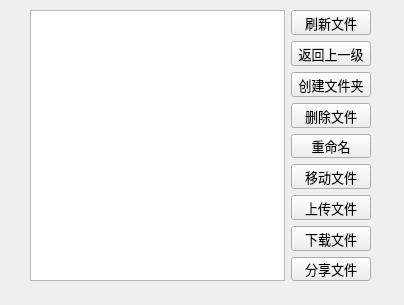
<?xml version="1.0" encoding="UTF-8"?>
<ui version="4.0">
 <class>File</class>
 <widget class="QWidget" name="File">
  <property name="geometry">
   <rect>
    <x>0</x>
    <y>0</y>
    <width>404</width>
    <height>305</height>
   </rect>
  </property>
  <property name="windowTitle">
   <string>Form</string>
  </property>
  <widget class="QWidget" name="">
   <property name="geometry">
    <rect>
     <x>30</x>
     <y>10</y>
     <width>341</width>
     <height>271</height>
    </rect>
   </property>
   <property name="font">
    <font>
     <pointsize>10</pointsize>
    </font>
   </property>
   <layout class="QHBoxLayout" name="horizontalLayout">
    <item>
     <widget class="QListWidget" name="listWidget"/>
    </item>
    <item>
     <layout class="QVBoxLayout" name="verticalLayout">
      <item>
       <widget class="QPushButton" name="flush_PB">
        <property name="font">
         <font>
          <family>Agency FB</family>
          <pointsize>10</pointsize>
         </font>
        </property>
        <property name="text">
         <string>刷新文件</string>
        </property>
       </widget>
      </item>
      <item>
       <widget class="QPushButton" name="return_PB">
        <property name="font">
         <font>
          <family>Agency FB</family>
          <pointsize>10</pointsize>
         </font>
        </property>
        <property name="text">
         <string>返回上一级</string>
        </property>
       </widget>
      </item>
      <item>
       <widget class="QPushButton" name="mkdir_PB">
        <property name="font">
         <font>
          <family>Agency FB</family>
          <pointsize>10</pointsize>
         </font>
        </property>
        <property name="text">
         <string>创建文件夹</string>
        </property>
       </widget>
      </item>
      <item>
       <widget class="QPushButton" name="del_PB">
        <property name="font">
         <font>
          <family>Agency FB</family>
          <pointsize>10</pointsize>
         </font>
        </property>
        <property name="text">
         <string>删除文件</string>
        </property>
       </widget>
      </item>
      <item>
       <widget class="QPushButton" name="rename_PB">
        <property name="font">
         <font>
          <family>Agency FB</family>
          <pointsize>10</pointsize>
         </font>
        </property>
        <property name="text">
         <string>重命名</string>
        </property>
       </widget>
      </item>
      <item>
       <widget class="QPushButton" name="move_PB">
        <property name="font">
         <font>
          <family>Agency FB</family>
          <pointsize>10</pointsize>
         </font>
        </property>
        <property name="text">
         <string>移动文件</string>
        </property>
       </widget>
      </item>
      <item>
       <widget class="QPushButton" name="uplpad_PB">
        <property name="font">
         <font>
          <family>Agency FB</family>
          <pointsize>10</pointsize>
         </font>
        </property>
        <property name="text">
         <string>上传文件</string>
        </property>
       </widget>
      </item>
      <item>
       <widget class="QPushButton" name="download_PB">
        <property name="font">
         <font>
          <family>Agency FB</family>
          <pointsize>10</pointsize>
         </font>
        </property>
        <property name="text">
         <string>下载文件</string>
        </property>
       </widget>
      </item>
      <item>
       <widget class="QPushButton" name="share_PB">
        <property name="font">
         <font>
          <family>Agency FB</family>
          <pointsize>10</pointsize>
         </font>
        </property>
        <property name="text">
         <string>分享文件</string>
        </property>
       </widget>
      </item>
     </layout>
    </item>
   </layout>
  </widget>
 </widget>
 <resources/>
 <connections/>
</ui>
